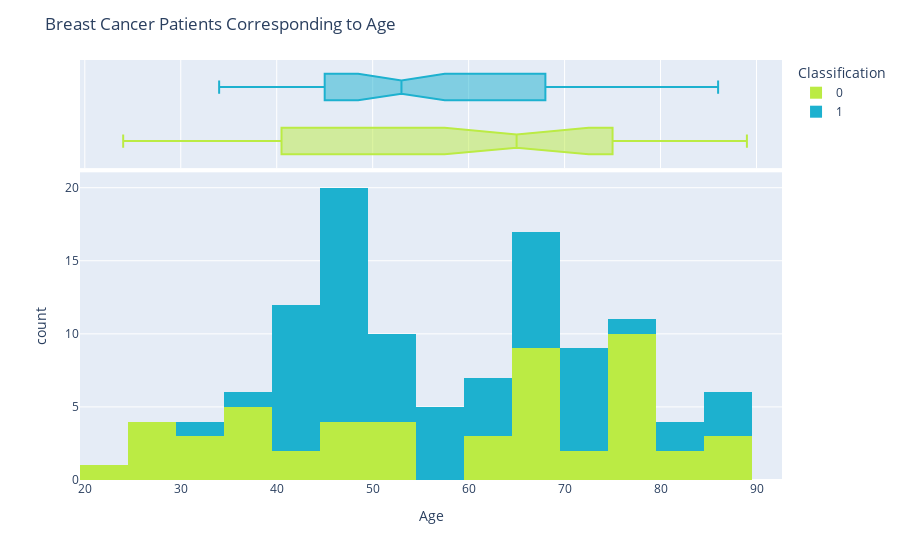

This figure's notebook cell:
### Markdown cell above
Breast Cancer Patients Corresponding to Age

### Code cell
import plotly.express as px

fig = px.histogram(df, x="Age",color="Classification",
                   marginal="box",
                   hover_data=df.columns,
                  color_discrete_sequence=['#bbeb44','#1db1cf'])
fig.update_layout(
    title="Breast Cancer Patients Corresponding to Age"
)
fig.show()

### Figure 1 — Plotly figure (JSON) as saved in the notebook; plotly's stock layout.template omitted (floating-point values rounded to 4 significant figures; data arrays with more than 128 entries replaced by an {"elided": "..."} marker saying what was removed)
{"data": [{"alignmentgroup": "True", "bingroup": "x", "hovertemplate": "Classification=0<br>Age=%{x}<br>count=%{y}<extra></extra>", "legendgroup": "0", "marker": {"color": "#bbeb44", "pattern": {"shape": ""}}, "name": "0", "offsetgroup": "0", "orientation": "v", "showlegend": true, "type": "histogram", "x": [48, 83, 82, 68, 86, 49, 89, 76, 73, 75, 34, 29, 25, 24, 38, 44, 47, 61, 64, 32, 36, 34, 29, 35, 54, 45, 50, 66, 35, 36, 66, 53, 28, 43, 51, 67, 66, 69, 60, 77, 76, 76, 75, 69, 71, 66, 75, 78, 69, 85, 76, 77], "xaxis": "x", "yaxis": "y"}, {"alignmentgroup": "True", "customdata": {"elided": "52x9 float values"}, "hovertemplate": "Classification=%{customdata[8]}<br>Age=%{x}<br>BMI=%{customdata[0]}<br>Glucose=%{customdata[1]}<br>Insulin=%{customdata[2]}<br>HOMA=%{customdata[3]}<br>Leptin=%{customdata[4]}<br>Adiponectin=%{customdata[5]}<br>Resistin=%{customdata[6]}<br>MCP.1=%{customdata[7]}<extra></extra>", "legendgroup": "0", "marker": {"color": "#bbeb44"}, "name": "0", "notched": true, "offsetgroup": "0", "showlegend": false, "type": "box", "x": [48, 83, 82, 68, 86, 49, 89, 76, 73, 75, 34, 29, 25, 24, 38, 44, 47, 61, 64, 32, 36, 34, 29, 35, 54, 45, 50, 66, 35, 36, 66, 53, 28, 43, 51, 67, 66, 69, 60, 77, 76, 76, 75, 69, 71, 66, 75, 78, 69, 85, 76, 77], "xaxis": "x2", "yaxis": "y2"}, {"alignmentgroup": "True", "bingroup": "x", "hovertemplate": "Classification=1<br>Age=%{x}<br>count=%{y}<extra></extra>", "legendgroup": "1", "marker": {"color": "#1db1cf", "pattern": {"shape": ""}}, "name": "1", "offsetgroup": "1", "orientation": "v", "showlegend": true, "type": "histogram", "x": [45, 45, 49, 34, 42, 68, 51, 62, 38, 69, 49, 51, 59, 45, 54, 64, 46, 44, 45, 44, 51, 72, 46, 43, 55, 43, 86, 41, 59, 81, 48, 71, 42, 65, 48, 85, 48, 58, 40, 82, 52, 49, 60, 49, 44, 40, 71, 69, 74, 66, 65, 72, 57, 73, 45, 46, 68, 75, 54, 45, 62, 65, 72, 86], "xaxis": "x", "yaxis": "y"}, {"alignmentgroup": "True", "customdata": {"elided": "64x9 float values"}, "hovertemplate": "Classification=%{customdata[8]}<br>Age=%{x}<br>BMI=%{customdata[0]}<br>Glucose=%{customdata[1]}<br>Insulin=%{customdata[2]}<br>HOMA=%{customdata[3]}<br>Leptin=%{customdata[4]}<br>Adiponectin=%{customdata[5]}<br>Resistin=%{customdata[6]}<br>MCP.1=%{customdata[7]}<extra></extra>", "legendgroup": "1", "marker": {"color": "#1db1cf"}, "name": "1", "notched": true, "offsetgroup": "1", "showlegend": false, "type": "box", "x": [45, 45, 49, 34, 42, 68, 51, 62, 38, 69, 49, 51, 59, 45, 54, 64, 46, 44, 45, 44, 51, 72, 46, 43, 55, 43, 86, 41, 59, 81, 48, 71, 42, 65, 48, 85, 48, 58, 40, 82, 52, 49, 60, 49, 44, 40, 71, 69, 74, 66, 65, 72, 57, 73, 45, 46, 68, 75, 54, 45, 62, 65, 72, 86], "xaxis": "x2", "yaxis": "y2"}], "layout": {"barmode": "relative", "legend": {"title": {"text": "Classification"}, "tracegroupgap": 0}, "margin": {"t": 60}, "title": {"text": "Breast Cancer Patients Corresponding to Age"}, "xaxis": {"anchor": "y", "domain": [0, 1], "title": {"text": "Age"}}, "xaxis2": {"anchor": "y2", "domain": [0, 1], "matches": "x", "showgrid": true, "showticklabels": false}, "yaxis": {"anchor": "x", "domain": [0, 0.7326], "title": {"text": "count"}}, "yaxis2": {"anchor": "x2", "domain": [0.7426, 1], "matches": "y2", "showgrid": false, "showline": false, "showticklabels": false, "ticks": ""}}}
